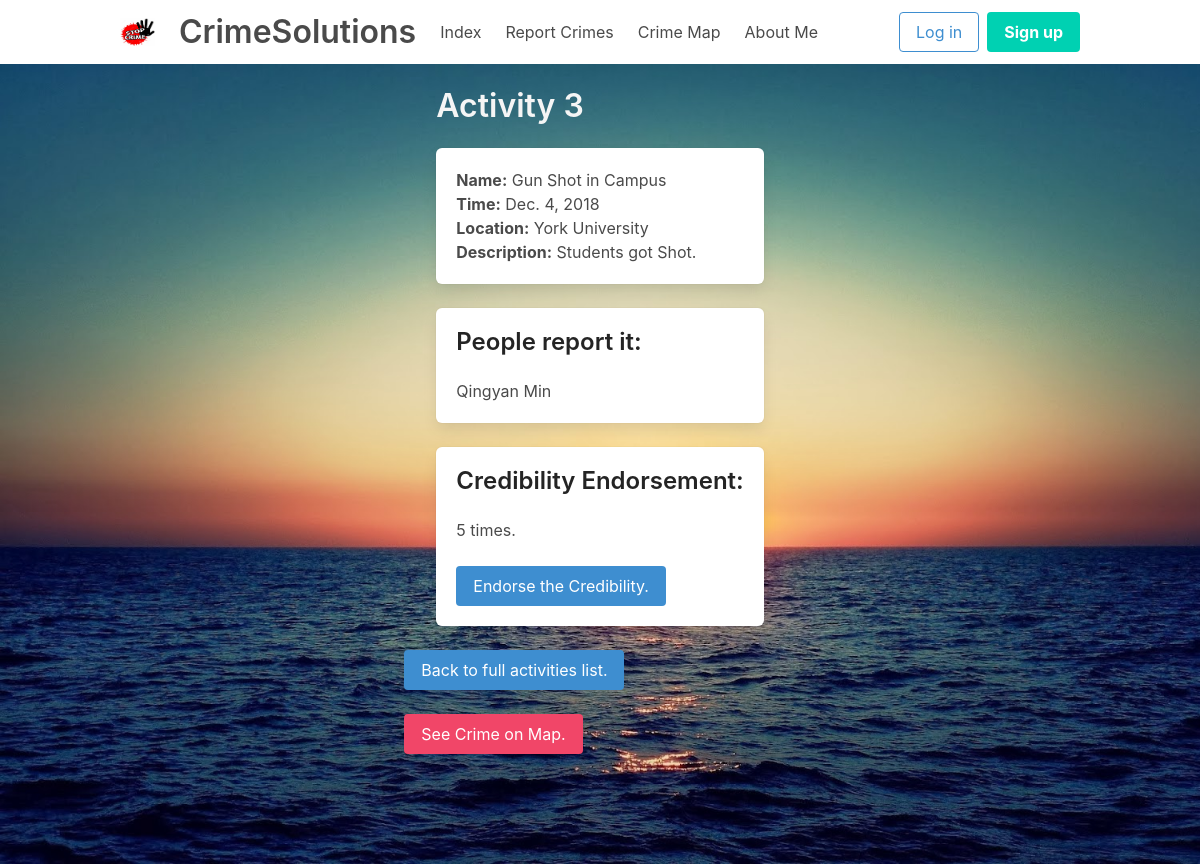
Page /3 on the committed database.
### CrimeSolutions/models.py (models this page shows, shortened)
class Activities(models.Model):
    act_name = models.CharField(max_length=64)
    location = models.CharField(max_length=64)
    loc_lat = models.FloatField()
    loc_long = models.FloatField()
    time = models.DateField(max_length=64)
    report_person = models.ForeignKey(People, on_delete=models.CASCADE)
    description = models.CharField(max_length=5000)
    endorsed_number = models.IntegerField(default=0)

class People(models.Model):
    first_name = models.CharField(max_length=64)
    last_name = models.CharField(max_length=64)
    def __str__(self):
        return f"{self.first_name} {self.last_name}"

### CrimeSolutions/views.py (the view)
# urls.py: path("<int:activity_id>", views.activity, name="activity"),
def activity(request, activity_id):
    try:
        activity = Activities.objects.get(pk=activity_id)
    except Activities.DoesNotExist:
        raise Http404("Activity does not exist.")
    context = {
        "activity": activity,
    }
    return render(request, "CrimeSolutions/activity.html", context)

### templates/CrimeSolutions/activity.html (shortened to what this page needs)
{% extends "CrimeSolutions/base.html" %}
{% block body %}
    <br>
    <div class="container is-fluid">
        <h1 class="title has-text-white-ter">Activity {{ activity.id }}</h1>
        <div class="tile is-ancestor">
            <div class="tile is-vertical is-parent">
                <div class="tile is-child box">
                    <p><strong>Name:</strong> {{ activity.act_name }}</p>
                    <p><strong>Time:</strong> {{ activity.time }}</p>
                    <p><strong>Location:</strong> {{ activity.location }}</p>
                    <p><strong>Description:</strong> {{ activity.description }}</p>
                </div>
                <div class="tile is-child box">
                    <p class="title has-text-black-ter is-4">People report it: </p>
                    <ol type="I">
                        <ui>{{ activity.report_person }}</ui>
                    </ol>
                </div>
                <div class="tile is-child box">
                    <p class="title has-text-black-ter is-4">Credibility Endorsement: </p>
                    <ol type="I">
                        <ui>{{ activity.endorsed_number }} times.</ui>
                    </ol>
                    <br>
                    <form action="{% url 'endorse' activity.id %}" method="post">
                        <button class="button is-info" type="submit">Endorse the Credibility. </button>
                    </form>
                </div>
            </div>
        </div>
    </div>
    <br>
    <a class="button is-info" href="{% url 'index' %}">Back to full activities list.</a>
    <br><br>
    <a class="button is-danger" href="{% url 'idx_map' %}">See Crime on Map.</a>
{% endblock %}

### rows in the picture
Activities: id "3", act_name "Gun Shot in Campus", time "Dec. 4, 2018", location "York University", description "Students got Shot.", report_person "Qingyan Min", endorsed_number "5"
